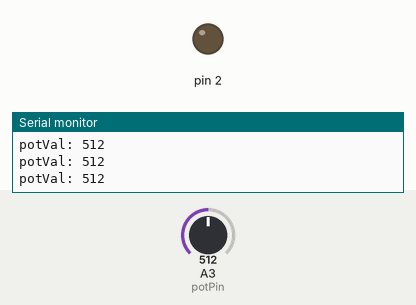
The sketch below on a simulated Arduino Uno, built with avr-gcc and run on an emulated ATmega328P. Parts: output pins drawn as LEDs (lit = HIGH), the last lines printed to the serial monitor. The test bench sets the inputs (shaded band); at power-on: A3 (potPin) = 512.

Above: at 1.2 s.
1.3 s: A3 (potPin) set to 532
At 2.4 s:
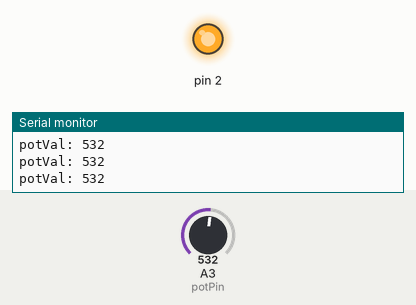
2.8 s: A3 (potPin) set to 511
At 3.4 s:
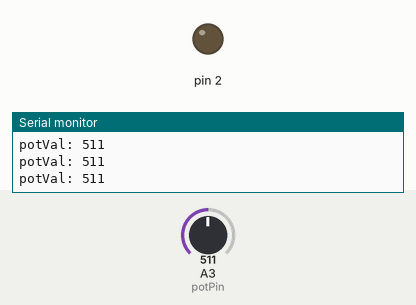
4.3 s: A3 (potPin) set to 716
At 5.7 s:
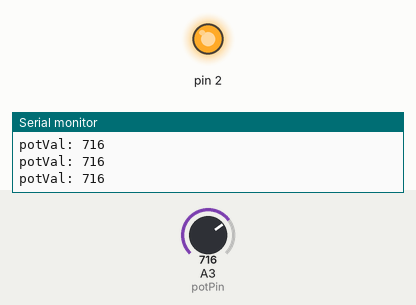
Timing chart, 0 to 7.3 s (numbered marks = the images above; inputs shaded):
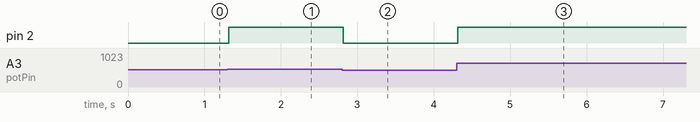

Measured:
- the behaviour switches between 521 and 522 on A3 (potPin) (found by bisection; images 0 and 1)
- after the input at 1.3 s, pin 2: LOW → HIGH at once
- after the input at 2.8 s, pin 2: HIGH → LOW at once
- after the input at 4.3 s, pin 2: LOW → HIGH at once

The sketch:

sens_potent.ino
```cpp
/*
  Arduino Starter Kit example
  Project 5 - Servo Mood Indicator

  This sketch is written to accompany Project 5 in the Arduino Starter Kit

  Parts required:
  - servo motor
  - 10 kilohm potentiometer
  - two 100 uF electrolytic capacitors

  created 13 Sep 2012
  by Scott Fitzgerald

  http://www.arduino.cc/starterKit

  This example code is part of the public domain.
*/

int const potPin = A3; // analog pin used to connect the potentiometer
int potVal;  // variable to read the value from the analog pin
int value;

void setup() {
  Serial.begin(9600); // open a serial connection to your computer
  pinMode(2, OUTPUT);
  digitalWrite(2, LOW);
}

void loop() {
  potVal = analogRead(potPin); // read the value of the potentiometer
  // print out the value to the Serial Monitor
  Serial.print("\npotVal: ");
  Serial.print(potVal);

  // scale the numbers from the pot
  value = map(potVal, 0, 1023, 0, 100);

  // print out the angle for the servo motor
  //Serial.print(", angle: ");
  //Serial.println(angle);

  if ( value < 50 )
    digitalWrite(2, LOW);
  if ( value > 50 )
    digitalWrite(2, HIGH);

  // wait for the servo to get there
  //delay(15);
}
```
